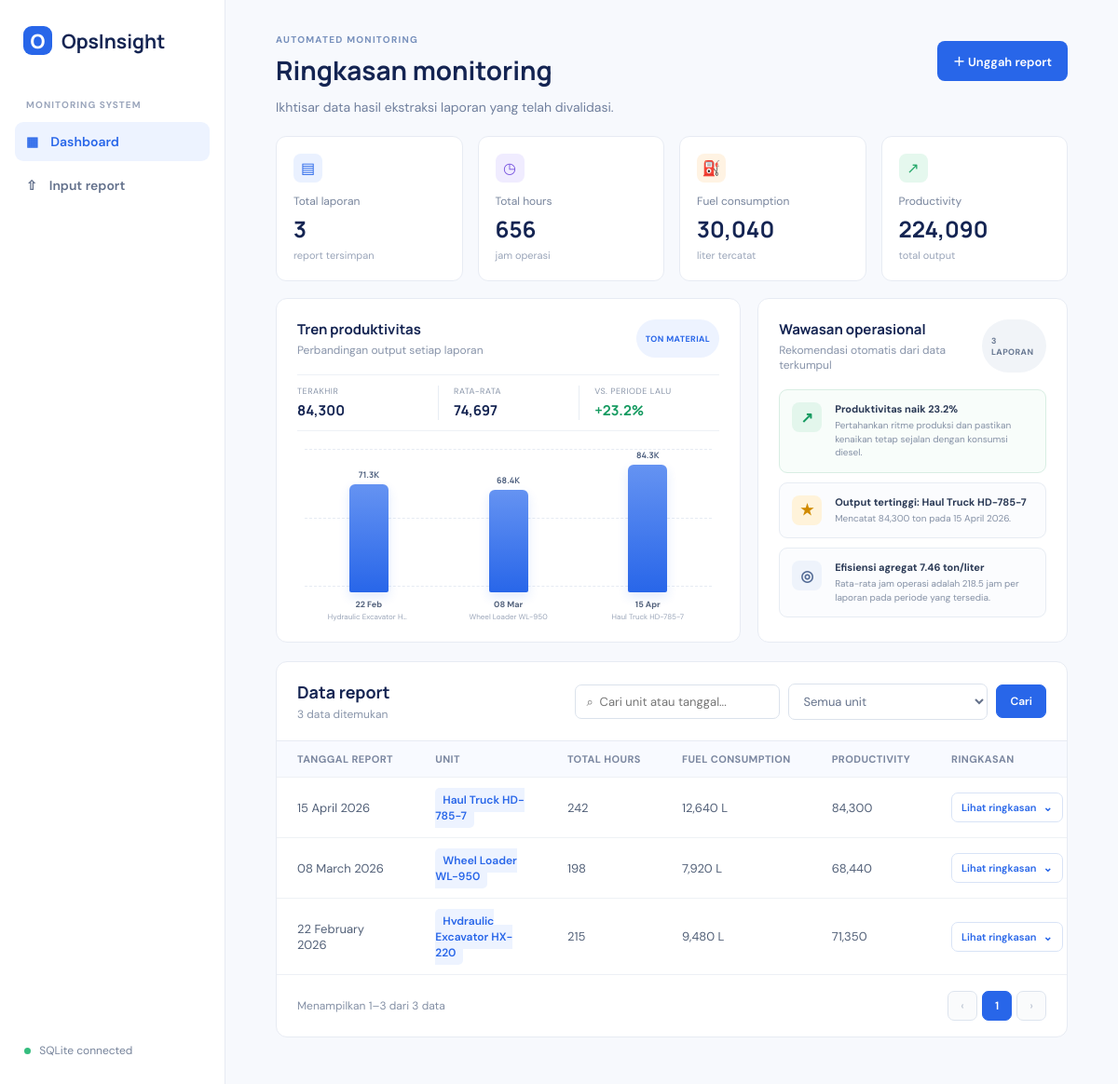
The page / on the database its author committed.
### tables this page shows
CREATE TABLE reports (
          id INTEGER PRIMARY KEY AUTOINCREMENT,
          report_date TEXT NOT NULL,
          unit TEXT NOT NULL,
          total_hours REAL NOT NULL DEFAULT 0,
          fuel_consumption REAL NOT NULL DEFAULT 0,
          productivity REAL NOT NULL DEFAULT 0,
          source_file TEXT,
          created_at TEXT NOT NULL DEFAULT CURRENT_TIMESTAMP
        );

### app.py (the view, shortened to what this page needs)
@app.route("/")
def dashboard():
    db = get_db()
    page = max(request.args.get("page", 1, type=int), 1)
    per_page = 5
    query = request.args.get("q", "").strip()
    selected_unit = request.args.get("unit", "").strip()
    conditions = []
    params = []
    if query:
        conditions.append("(unit LIKE ? OR report_date LIKE ? OR source_file LIKE ?)")
        term = f"%{query}%"
        params.extend([term, term, term])
    if selected_unit:
        conditions.append("unit = ?")
        params.append(selected_unit)
    where = f" WHERE {' AND '.join(conditions)}" if conditions else ""
    filtered_count = db.execute(f"SELECT COUNT(*) FROM reports{where}", params).fetchone()[0]
    total_pages = max(1, (filtered_count + per_page - 1) // per_page)
    page = min(page, total_pages)
    rows = db.execute(
        f"SELECT * FROM reports{where} ORDER BY id DESC LIMIT ? OFFSET ?",
        [*params, per_page, (page - 1) * per_page],
    ).fetchall()
    totals = db.execute("SELECT COUNT(*) count, COALESCE(SUM(total_hours),0) hours, COALESCE(SUM(fuel_consumption),0) fuel, COALESCE(SUM(productivity),0) productivity FROM reports").fetchone()
    unit_rows = db.execute("SELECT unit, COUNT(*) count FROM reports GROUP BY unit ORDER BY count DESC LIMIT 5").fetchall()
    unit_options = db.execute("SELECT DISTINCT unit FROM reports ORDER BY unit").fetchall()
    trend_source = db.execute(
        "SELECT report_date, unit, total_hours, fuel_consumption, productivity "
        "FROM reports ORDER BY id DESC LIMIT 12"
    ).fetchall()[::-1]
    max_productivity = max((row["productivity"] for row in trend_source), default=0)
    trend_rows = []
    for row in trend_source:
        date_label = row["report_date"]
        for date_format in ("%d %B %Y", "%d %b %Y", "%d/%m/%Y", "%d-%m-%Y"):
            try:
                date_label = datetime.strptime(row["report_date"], date_format).strftime("%d %b")
                break
            except ValueError:
                continue
        trend_rows.append({
            "report_date": row["report_date"],
            "date_label": date_label,
            "unit": row["unit"],
            "productivity": row["productivity"],
            "height": max(8, round(row["productivity"] / max_productivity * 72)) if max_productivity else 8,
        })
    productivity_values = [row["productivity"] for row in trend_source]
    latest_productivity = productivity_values[-1] if productivity_values else 0
    average_productivity = sum(productivity_values) / len(productivity_values) if productivity_values else 0
    previous_productivity = productivity_values[-2] if len(productivity_values) > 1 else 0
    productivity_change = (
        (latest_productivity - previous_productivity) / previous_productivity * 100
        if previous_productivity else None
    )
    top_report = max(trend_source, key=lambda row: row["productivity"], default=None)
    total_trend_fuel = sum(row["fuel_consumption"] for row in trend_source)
    fuel_efficiency = sum(productivity_values) / total_trend_fuel if total_trend_fuel else 0
    total_trend_hours = sum(row["total_hours"] for row in trend_source)
    hours_average = total_trend_hours / len(trend_source) if trend_source else 0
    insights = []
    if productivity_change is not None:
        direction = "naik" if productivity_change >= 0 else "turun"
        tone = "positive" if productivity_change >= 0 else "warning"
        action = (
            "Pertahankan ritme produksi dan pastikan kenaikan tetap sejalan dengan konsumsi diesel."
            if productivity_change >= 0
            else "Tinjau downtime, waktu siklus, dan kondisi jalur angkut pada periode terakhir."
        )
        insights.append({
            "tone": tone,
            "icon": "↗" if productivity_change >= 0 else "↘",
            "title": f"Produktivitas {direction} {abs(productivity_change):.1f}%",
            "description": action,
        })
    if top_report:
        insights.append({
            "tone": "highlight",
            "icon": "★",
            "title": f"Output tertinggi: {top_report['unit']}",
            "description": f"Mencatat {top_report['productivity']:,.0f} ton pada {top_report['report_date']}.",
        })
    if total_trend_fuel:
        insights.append({
            "tone": "neutral",
            "icon": "◎",
            "title": f"Efisiensi agregat {fuel_efficiency:.2f} ton/liter",
            "description": f"Rata-rata jam operasi adalah {hours_average:,.1f} jam per laporan pada periode yang tersedia.",
        })
    return render_template(
        "dashboard.html",
        rows=rows,
        totals=totals,
        unit_rows=unit_rows,
        unit_options=unit_options,
        trend_rows=trend_rows,
        latest_productivity=latest_productivity,
        average_productivity=average_productivity,
        productivity_change=productivity_change,
        insights=insights,
        page=page,
        total_pages=total_pages,
        filtered_count=filtered_count,
        query=query,
        selected_unit=selected_unit,
    )

### app.py (called while the page is built)
def get_db():
    if "db" not in g:
        g.db = sqlite3.connect(DB_PATH)
        g.db.row_factory = sqlite3.Row
    return g.db

### templates/dashboard.html (shortened to what this page needs)
{% extends 'base.html' %}
{% block heading %}Ringkasan monitoring{% endblock %}
{% block content %}
<section class="page-intro compact"><p>Ikhtisar data hasil ekstraksi laporan yang telah divalidasi.</p></section>
<section class="metrics">
  <article><span class="metric-icon blue">▤</span><p>Total laporan</p><strong>{{ totals['count'] }}</strong><small>report tersimpan</small></article>
  <article><span class="metric-icon purple">◷</span><p>Total hours</p><strong>{{ '{:,.0f}'.format(totals['hours']) }}</strong><small>jam operasi</small></article>
  <article><span class="metric-icon orange">⛽</span><p>Fuel consumption</p><strong>{{ '{:,.0f}'.format(totals['fuel']) }}</strong><small>liter tercatat</small></article>
  <article><span class="metric-icon green">↗</span><p>Productivity</p><strong>{{ '{:,.0f}'.format(totals['productivity']) }}</strong><small>total output</small></article>
</section>
<section class="charts">
  <article class="chart-card trend-card">
    <div class="card-title"><div><h3>Tren produktivitas</h3><p>Perbandingan output setiap laporan</p></div><span class="chart-unit">Ton material</span></div>
    {% if trend_rows %}
    <div class="trend-summary">
      <div><small>Terakhir</small><strong>{{ '{:,.0f}'.format(latest_productivity) }}</strong></div>
      <div><small>Rata-rata</small><strong>{{ '{:,.0f}'.format(average_productivity) }}</strong></div>
      <div><small>Vs. periode lalu</small><strong class="{{ 'trend-up' if productivity_change is not none and productivity_change >= 0 else 'trend-down' }}">{% if productivity_change is not none %}{{ '+' if productivity_change >= 0 else '' }}{{ '%.1f'|format(productivity_change) }}%{% else %}Belum tersedia{% endif %}</strong></div>
    </div>
    <div class="trend-plot" role="img" aria-label="Grafik produktivitas berdasarkan laporan">
      <div class="trend-grid"><i></i><i></i><i></i></div>
      <div class="trend-bars">
        {% for row in trend_rows %}
        <div class="trend-column" title="{{ row['unit'] }} · {{ row['report_date'] }} · {{ '{:,.0f}'.format(row['productivity']) }} ton">
          <div class="trend-value">{{ '%.1fK'|format(row['productivity'] / 1000) }}</div>
          <div class="trend-bar" style="height: {{ row['height'] }}%"></div>
          <strong>{{ row['date_label'] }}</strong>
          <small>{{ row['unit'] }}</small>
        </div>
        {% endfor %}
      </div>
    </div>
    {% else %}<p class="empty-chart">Belum ada data untuk divisualisasikan.</p>{% endif %}
  </article>
  <article class="chart-card insight-card">
    <div class="card-title"><div><h3>Wawasan operasional</h3><p>Rekomendasi otomatis dari data terkumpul</p></div><span class="insight-badge">{{ trend_rows|length }} laporan</span></div>
    <div class="insight-list">
      {% for insight in insights %}
      <div class="insight-item {{ insight['tone'] }}">
        <span class="insight-icon">{{ insight['icon'] }}</span>
        <div><strong>{{ insight['title'] }}</strong><p>{{ insight['description'] }}</p></div>
      </div>
      {% else %}<p class="empty-chart">Tambahkan laporan untuk mendapatkan wawasan operasional.</p>{% endfor %}
    </div>
  </article>
</section>
<section class="data-section">
  <div class="data-toolbar">
    <div><h2>Data report</h2><p>{{ filtered_count }} data ditemukan{% if query or selected_unit %} dari {{ totals['count'] }} data{% endif %}</p></div>
    <form class="filters" method="get" action="{{ url_for('dashboard') }}">
      <input name="q" value="{{ query }}" aria-label="Cari laporan" placeholder="⌕  Cari unit atau tanggal...">
      <select name="unit" aria-label="Filter unit" onchange="this.form.submit()">
        <option value="">Semua unit</option>
      </select>
      <button class="filter-button" type="submit">Cari</button>
    </form>
  </div>
  <div class="table-wrap">
    <table id="reports-table">
      <thead><tr><th>Tanggal report</th><th>Unit</th><th>Total hours</th><th>Fuel consumption</th><th>Productivity</th><th>Ringkasan</th><th>Status</th><th class="action-heading">Aksi</th></tr></thead>
      <tbody>
      {% for row in rows %}
        <tr>
          <td>{{ row['report_date'] }}</td>
          <td><span class="unit-pill">{{ row['unit'] }}</span></td>
          <td>{{ '{:,.0f}'.format(row['total_hours']) }}</td>
          <td>{{ '{:,.0f}'.format(row['fuel_consumption']) }} L</td>
          <td>{{ '{:,.0f}'.format(row['productivity']) }}</td>
          <td><button class="summary-toggle" type="button" aria-expanded="false" aria-controls="summary-{{ row['id'] }}" data-summary="summary-{{ row['id'] }}">Lihat ringkasan <span>⌄</span></button></td>
        </tr>
      {% else %}
        <tr><td colspan="8" class="empty-table">Tidak ada laporan yang sesuai. {% if query or selected_unit %}<a href="{{ url_for('dashboard') }}">Hapus filter.</a>{% else %}<a href="{{ url_for('upload') }}">Unggah PDF pertama Anda.</a>{% endif %}</td></tr>
      {% endfor %}
      </tbody>
    </table>
  </div>
  {% if filtered_count > 0 %}
  <div class="pagination-bar">
    <p>Menampilkan {{ (page - 1) * 5 + 1 }}–{{ [page * 5, filtered_count]|min }} dari {{ filtered_count }} data</p>
    <nav class="pagination" aria-label="Navigasi halaman">
      {% if page > 1 %}<a href="{{ url_for('dashboard', page=page-1, q=query, unit=selected_unit) }}" aria-label="Halaman sebelumnya">‹</a>{% else %}<span class="disabled">‹</span>{% endif %}
      {% for number in range(1, total_pages + 1) %}
        {% if number == page %}<span class="current">{{ number }}</span>{% else %}<a href="{{ url_for('dashboard', page=number, q=query, unit=selected_unit) }}">{{ number }}</a>{% endif %}
      {% endfor %}
      {% if page < total_pages %}<a href="{{ url_for('dashboard', page=page+1, q=query, unit=selected_unit) }}" aria-label="Halaman berikutnya">›</a>{% else %}<span class="disabled">›</span>{% endif %}
    </nav>
  </div>
  {% endif %}
</section>
{% endblock %}

### templates/base.html (shortened to what this page needs)
<!doctype html>
<html lang="id">
<head>
  <link rel="stylesheet" href="{{ url_for('static', filename='style.css') }}">
</head>
<body>
<aside class="sidebar"><a class="brand" href="{{ url_for('dashboard') }}"><span>O</span><strong>OpsInsight</strong></a>
  <p class="workspace">MONITORING SYSTEM</p>
  <nav><a class="{{ 'active' if request.endpoint in ['dashboard','view_report','edit_report'] else '' }}" href="{{ url_for('dashboard') }}">▦ <span>Dashboard</span></a><a class="{{ 'active' if request.endpoint in ['upload','save'] else '' }}" href="{{ url_for('upload') }}">⇧ <span>Input report</span></a></nav>
  <div class="sidebar-bottom"><span class="status-dot"></span> SQLite connected</div>
</aside>
<main class="main"><header><div><p class="eyebrow">AUTOMATED MONITORING</p><h1>{% block heading %}Dashboard{% endblock %}</h1></div><a class="upload-link" href="{{ url_for('upload') }}">＋ Unggah report</a></header>
{% block content %}{% endblock %}</main>
</body></html>

### rows shown on the page
reports: productivity "84,300", row['productivity']/1000 "84.3K", {{ row['height'] }} 72 (drawn), date_label "15 Apr", unit "Haul Truck HD-785-7", report_date "15 April 2026", total_hours "242", fuel_consumption "12,640"
reports: row['productivity']/1000 "71.3K", {{ row['height'] }} 61 (drawn), date_label "22 Feb", unit "Hydraulic Excavator H…", report_date "22 February 2026", unit "Hydraulic Excavator HX-220", total_hours "215", fuel_consumption "9,480", productivity "71,350"
reports: row['productivity']/1000 "68.4K", {{ row['height'] }} 58 (drawn), date_label "08 Mar", unit "Wheel Loader WL-950", report_date "08 March 2026", total_hours "198", fuel_consumption "7,920", productivity "68,440"

### other values the page prints
{{ totals['count'] }} "3"
{{ '{:,.0f}'.format(totals['hours']) }} "656"
{{ '{:,.0f}'.format(totals['fuel']) }} "30,040"
{{ '{:,.0f}'.format(totals['productivity']) }} "224,090"
{{ '{:,.0f}'.format(average_productivity) }} "74,697"
{{ '+' if productivity_change >= 0 else '' }} "+"
{{ '%.1f'|format(productivity_change) }} "23.2"
{{ trend_rows|length }} "3"
{{ insight['icon'] }} "↗" "★" "◎"
{{ insight['title'] }} "Produktivitas naik 23.2%" "Output tertinggi: Haul Truck HD-785-7" "Efisiensi agregat 7.46 ton/liter"
{{ insight['description'] }} "Pertahankan ritme produksi dan pastikan kenaikan tetap sejalan dengan konsumsi diesel." "Mencatat 84,300 ton pada 15 April 2026." "Rata-rata jam operasi adalah 218.5 jam per laporan pada periode yang tersedia."
{{ filtered_count }} "3"
{{ (page - 1) * 5 + 1 }} "1"
{{ [page * 5, filtered_count]|min }} "3"
{{ number }} "1"
